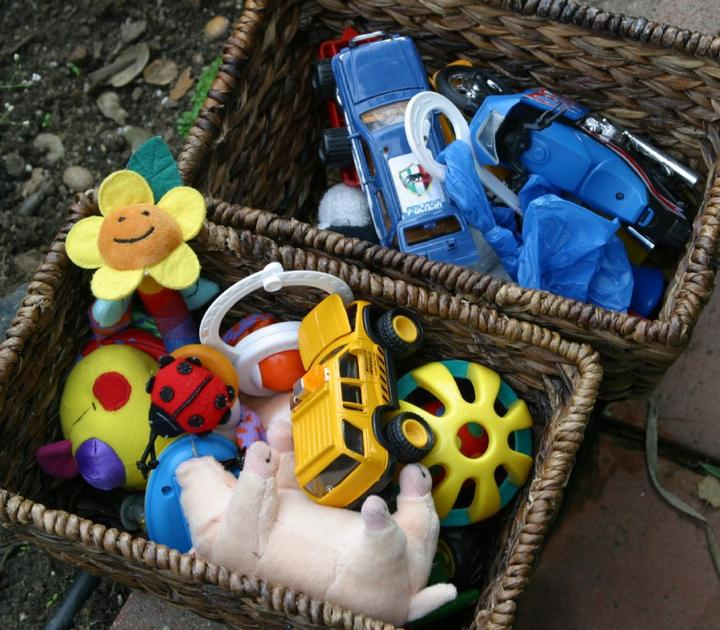
#> input picture gbvs/images/1.jpg, 720 x 630 px
$ python -i gbvs.py   (imports and definitions only)   (older library calls are emulated)
#> lines starting #> are read from the running program, lines starting #| are printed output that depends on the picture
#> in compute_saliency, input_image is the input picture: shape (630, 720, 3); mean B, G, R 72.9, 82, 84
### gbvs/saliency_models/helpers/gaborKernelCalculator.py
import numpy as np
import numpy.matlib
import math


def getGaborKernel(gaborparams, angle, phase):
    gp = gaborparams
    major_sd = gp['stddev']
    minor_sd = major_sd * gp['elongation']
    max_sd = max(major_sd, minor_sd)

    sz = gp['filterSize']
    if sz == -1:
        sz = math.ceil(max_sd * math.sqrt(10))
    else:
        sz = math.floor(sz / 2)

    psi = np.pi / 180 * phase
    rtDeg = np.pi / 180 * angle

    omega = 2 * np.pi / gp['filterPeriod']
    co = math.cos(rtDeg)
    si = -math.sin(rtDeg)
    major_sigq = 2 * pow(major_sd, 2)
    minor_sigq = 2 * pow(minor_sd, 2)

    vec = range(-int(sz), int(sz) + 1)
    vlen = len(vec)
    vco = [i * co for i in vec]
    vsi = [i * si for i in vec]

    # major = np.matlib.repmat(np.asarray(vco).transpose(), 1, vlen) + np.matlib.repmat(vsi, vlen, 1)
    a = np.tile(np.asarray(vco).transpose(), (vlen, 1)).transpose()
    b = np.matlib.repmat(vsi, vlen, 1)
    major = a + b
    major2 = np.power(major, 2)

    # minor = np.matlib.repmat(np.asarray(vsi).transpose(), 1, vlen) - np.matlib.repmat(vco, vlen, 1)
    a = np.tile(np.asarray(vsi).transpose(), (vlen, 1)).transpose()
    b = np.matlib.repmat(vco, vlen, 1)
    minor = a + b
    minor2 = np.power(minor, 2)

    a = np.cos(omega * major + psi)
    b = np.exp(-major2 / major_sigq - minor2 / minor_sigq)
    # result = np.cos(omega * major + psi) * exp(-major2/major_sigq - minor2/minor_sigq)
    result = np.multiply(a, b)

    filter1 = np.subtract(result, np.mean(result.reshape(-1)))
    filter1 = np.divide(filter1, np.sqrt(np.sum(np.power(filter1.reshape(-1), 2))))
    return filter1


def getGaborKernels(gaborparams, thetas):
    gaborKernels = {}
    for th in thetas:
        gaborKernels[th] = {}
        gaborKernels[th]['0'] = getGaborKernel(gaborparams, th, 0)
        gaborKernels[th]['90'] = getGaborKernel(gaborparams, th, 90)

    return gaborKernels

### gbvs/saliency_models/helpers/orientationFeatureMaps.py
from saliency_models.helpers.gaborKernelCalculator import getGaborKernels
import cv2
import numpy as np

def compute(L, gaborparams, thetas):
    # L = Intensity Map
    # L = np.maximum(np.maximum(r, g), b)

    kernels = getGaborKernels(gaborparams, thetas)
    featMaps = []
    for th in thetas:
        kernel_0  = kernels[th]['0']
        kernel_90 = kernels[th]['90']
        o1 = cv2.filter2D(L, -1, kernel_0, borderType=cv2.BORDER_REPLICATE)
        o2 = cv2.filter2D(L, -1, kernel_90, borderType=cv2.BORDER_REPLICATE)
        o = np.add(abs(o1), abs(o2))
        featMaps.append(o)

    return featMaps

### gbvs/saliency_models/helpers/colorFeatureMaps.py
import numpy as np
def compute(r, g, b, L):
    # Input is the r, g, b channels of the image

    #CBY Feature Map
    min_rg = np.minimum(r, g)
    b_min_rg = np.abs(np.subtract(b, min_rg))
    CBY = np.divide(b_min_rg, L, out=np.zeros_like(L), where=L != 0)

    #CRG Feature Map
    r_g = np.abs(np.subtract(r,g))
    CRG = np.divide(r_g, L, out=np.zeros_like(L), where=L != 0)

    featMaps = {}
    featMaps['CBY'] = CBY
    featMaps['CRG'] = CRG
    featMaps['L'] = L
    return featMaps

### gbvs/saliency_models/helpers/graphBasedActivation.py
import numpy as np
import scipy.io
import sklearn.preprocessing
from saliency_models.helpers import markovChain


def loadGraphDistanceMatrixFor28x32():
    f = scipy.io.loadmat("saliency_models/resources/28__32__m__2.mat")
    distanceMat = np.array(f['grframe'])[0][0][0]
    lx = np.array(f['grframe'])[0][0][1]
    dim = np.array(f['grframe'])[0][0][2]
    return [distanceMat, lx, dim]

def calculate(map, sigma):
    [distanceMat, _, _] = loadGraphDistanceMatrixFor28x32()
    denom = 2 * pow(sigma, 2)
    expr = -np.divide(distanceMat, denom)
    Fab = np.exp(expr)

    map_linear = np.ravel(map, order='F')  # column major

    state_transition_matrix = Fab * np.abs(
        (np.zeros((distanceMat.shape[0], distanceMat.shape[1])) + map_linear).T - map_linear
    ).T

    # normalising outgoing weights of each node to sum to 1, using scikit normalize
    norm_STM = sklearn.preprocessing.normalize(state_transition_matrix, axis=0, norm='l1')

    # caomputing equilibrium state of a markv chain is same as computing eigen vector of its weight matrix
    # https://lps.lexingtonma.org/cms/lib2/MA01001631/Centricity/Domain/955/EigenApplications%20to%20Markov%20Chains.pdf
    eVec = markovChain.solve(norm_STM, 0.0001)
    processed_reshaped = np.reshape(eVec, map.shape, order='F')

    return processed_reshaped

def normalize(map, sigma):
    [distanceMat, _, _] = loadGraphDistanceMatrixFor28x32()
    denom = 2 * pow(sigma, 2)
    expr = -np.divide(distanceMat, denom)
    Fab = np.exp(expr)

    map_linear = np.ravel(map, order='F')  # column major
    # calculating STM : w = d*Fab
    state_transition_matrix = (Fab.T * np.abs(map_linear)).T

    # normalising outgoing weights of each node to sum to 1, using scikit normalize
    norm_STM = sklearn.preprocessing.normalize(state_transition_matrix, axis=0, norm='l1')

    # caomputing equilibrium state of a markv chain is same as computing eigen vector of its weight matrix
    # https://lps.lexingtonma.org/cms/lib2/MA01001631/Centricity/Domain/955/EigenApplications%20to%20Markov%20Chains.pdf
    eVec = markovChain.solve(norm_STM, 0.0001)
    processed_reshaped = np.reshape(eVec, map.shape, order='F')

    return processed_reshaped

### gbvs/saliency_models/helpers/markovChain.py
import numpy as np

def solve(mat, tolerance):
    w,h = mat.shape
    diff = 1
    v = np.divide(np.ones((w, 1), dtype=np.float32), w)
    oldv = v
    oldoldv = v

    while diff > tolerance :
        oldv = v
        oldoldv = oldv
        v = np.dot(mat,v)
        diff = np.linalg.norm(oldv - v, ord=2)
        s = sum(v)
        if s>=0 and s< np.inf:
            continue
        else:
            v = oldoldv
            break

    v = np.divide(v, sum(v))

    return v

### gbvs/saliency_models/gbvs.py
import time
import cv2
from saliency_models.helpers import colorFeatureMaps, graphBasedActivation, orientationFeatureMaps
import numpy as np
from matplotlib import pyplot as plt

def calculateFeatureMaps(r, g, b, L, params):
    colorMaps = colorFeatureMaps.compute(r, g, b, L)
    orientationMaps = orientationFeatureMaps.compute(L, params['gaborparams'], params['thetas'])
    allFeatureMaps = {
        0: colorMaps['CBY'],
        1: colorMaps['CRG'],
        2: colorMaps['L'],
        3: orientationMaps
    }
    return allFeatureMaps

def getPyramids(image, max_level):
    imagePyr = [cv2.pyrDown(image)]
    for i in range(1, max_level):
        # imagePyr.append(cv2.resize(p, (32, 28), interpolation=cv2.INTER_CUBIC))
        imagePyr.append(cv2.pyrDown(imagePyr[i-1]))
    return imagePyr[1:]

def run(image, params):
    b = image[:,:,0]
    g = image[:,:,1]
    r = image[:,:,2]
    L = np.maximum(np.maximum(r, g), b)
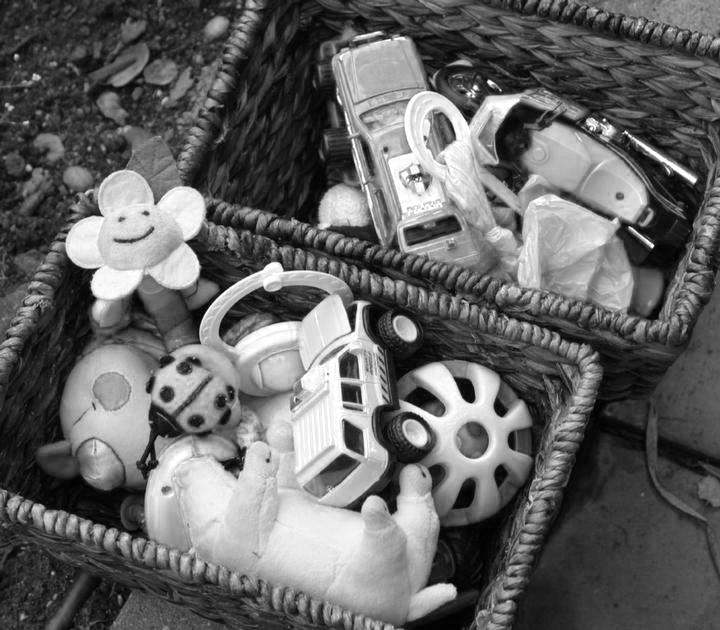
#> L: shape (630, 720) float64; min 0, max 1, mean 0.396

    b_pyr = getPyramids(b, params['max_level'])
#> after the loop in getPyramids, `for i in range(1, max_level):`: imagePyr = 4 items
#> b_pyr = 3 items
    g_pyr = getPyramids(g, params['max_level'])
#> g_pyr = 3 items
    r_pyr = getPyramids(r, params['max_level'])
#> r_pyr = 3 items
    L_pyr = getPyramids(L, params['max_level'])
#> L_pyr = 3 items

    featMaps = {
        0: [],
        1: [],
        2: [],
        3: []
    }

    # calculating feature maps

    for i in range(0, len(b_pyr)):
        p_r = r_pyr[i]
        p_g = g_pyr[i]
        p_b = b_pyr[i]
        p_L = L_pyr[i]

        maps = calculateFeatureMaps(p_r, p_g, p_b, p_L, params)
        # we calculate feature maps and then resize
        for i in range(0,3):
            resized_m = cv2.resize(maps[i], (32, 28), interpolation=cv2.INTER_CUBIC)
            featMaps[i].append(resized_m)

        for m in maps[3]:
            resized_m = cv2.resize(m, (32, 28), interpolation=cv2.INTER_CUBIC)
            featMaps[3].append(resized_m)
#> this loop made 3 passes
#> pass 1, in run, `p_g = g_pyr[i]`:
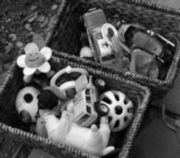
#> p_g: shape (158, 180) float64; min 0.00683, max 0.974, mean 0.321
#> pass 1, in run, `p_b = b_pyr[i]`:
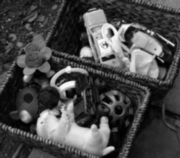
#> p_b: shape (158, 180) float64; min 0.000241, max 0.993, mean 0.285
#> pass 1, in run, `p_L = L_pyr[i]`:
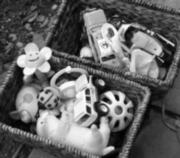
#> p_L: shape (158, 180) float64; min 0.00683, max 0.993, mean 0.395
#> after the loop:
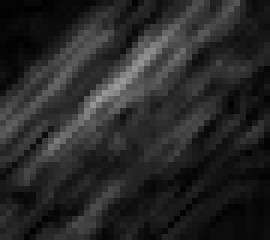
#> m: shape (40, 45) float64 (shown 6 times larger); min 0.00258, max 0.602, mean 0.159
#> after the loop:
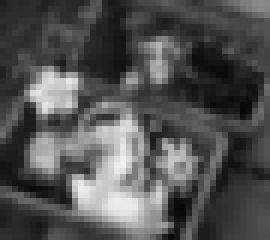
#> p_r: shape (40, 45) float64 (shown 6 times larger); min 0.0283, max 0.947, mean 0.327
        # featMaps[0].append(maps[0])
        # featMaps[1].append(maps[1])
        # featMaps[2].append(maps[2])

    # calculating activation maps

    activationMaps = []
    activation_sigma = params['sigma_frac_act']*np.mean([32, 28]) # the shape of map

    for i in range(0,4):
        for map in featMaps[i]:
            activationMaps.append(graphBasedActivation.calculate(map, activation_sigma))
#> this loop made 4 passes; (reads gbvs/saliency_models/resources/28__32__m__2.mat from the repository)


    # normalizing activation maps

    normalisedActivationMaps = []
    normalisation_sigma = params['sigma_frac_norm']*np.mean([32, 28])

    for map in activationMaps:
        normalisedActivationMaps.append(graphBasedActivation.normalize(map, normalisation_sigma))


    # combine normalised maps

    mastermap = normalisedActivationMaps[0]
    for i in range(1, len(normalisedActivationMaps)):
        mastermap = np.add(normalisedActivationMaps[i], mastermap)


    # post process

    gray = cv2.normalize(mastermap, None, alpha=0, beta=1, norm_type=cv2.NORM_MINMAX, dtype=cv2.CV_32F)
    # blurred = cv2.GaussianBlur(gray,(4,4), 4)
    # gray2 = cv2.normalize(blurred, None, alpha=0, beta=1, norm_type=cv2.NORM_MINMAX, dtype=cv2.CV_32F)
    mastermap_res = cv2.resize(gray, (image.shape[1], image.shape[0]), interpolation=cv2.INTER_CUBIC)
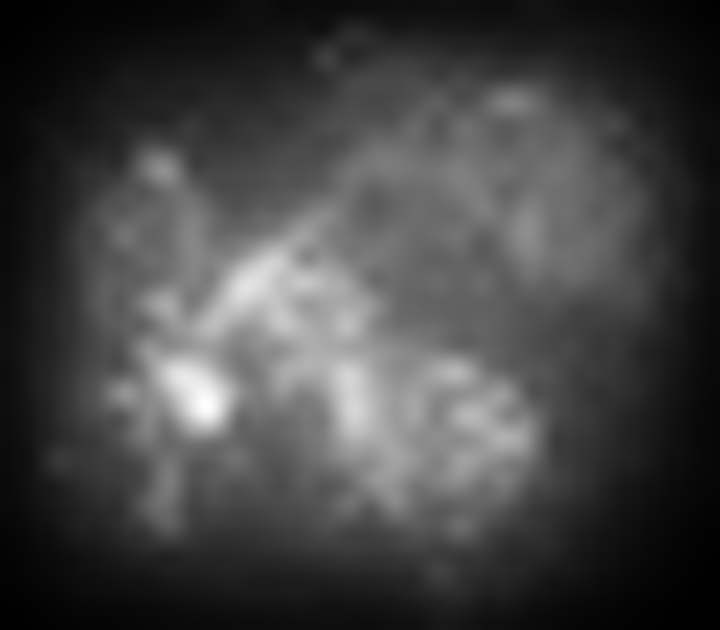
#> mastermap_res: shape (630, 720) float32; min -0.00059, max 1.09, mean 0.289; drawn with min black and max white

    return mastermap_res

def setupParams():
    gaborparams = {
        'stddev': 2,
        'elongation': 2,
        'filterSize': -1,
        'filterPeriod': np.pi
    }

    params = {
        'gaborparams': gaborparams,
        'sigma_frac_act': 0.15,
        'sigma_frac_norm': 0.06,
        'max_level': 4,
        'thetas': [0, 45, 90, 135]
    }

    return params


def compute_saliency(input_image):
    if type(input_image) is str:
        input_image = cv2.imread(input_image)

    params = setupParams()
    return run(image=input_image / 255.0, params=params) * 255.0

>>> result = compute_saliency('../images/1.jpg')
